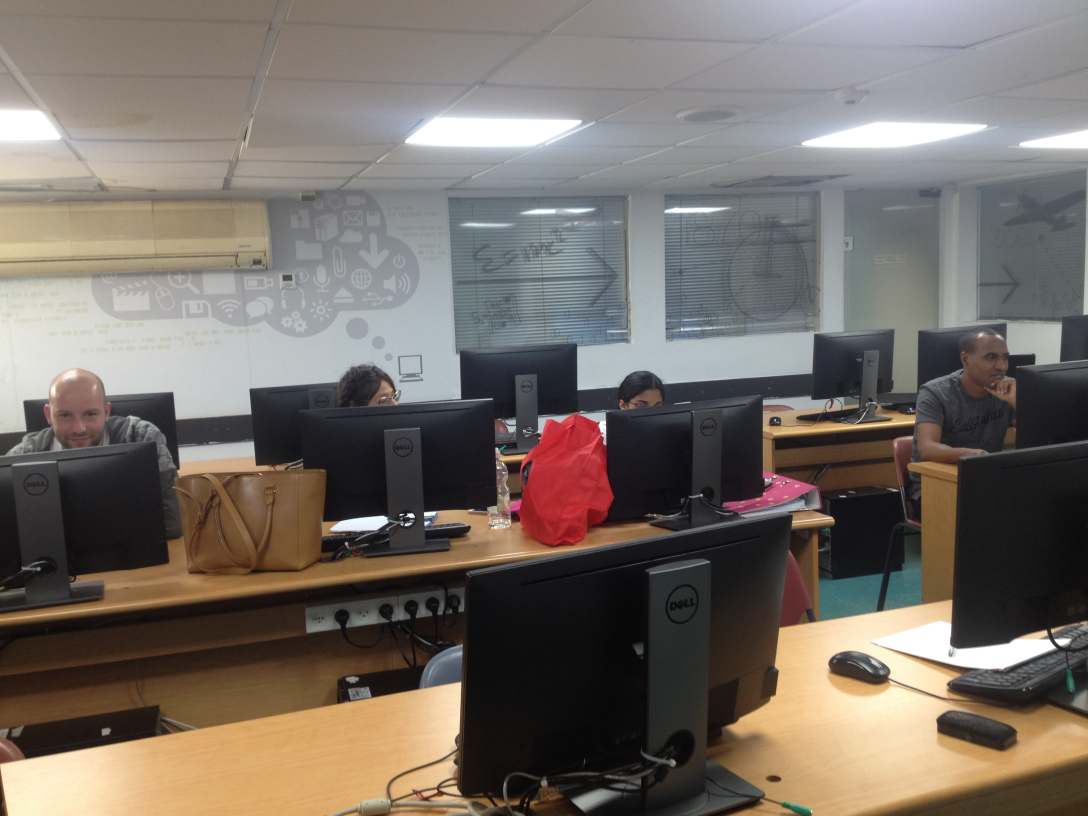
#> input picture IMG_7826.JPG, 3264 x 2448 px, found by its file name (shown at 1/3 size)
$ jupyter execute --allow-errors Week8.ipynb
#> lines starting #> are read from the running program, lines starting #| are printed output that depends on the picture
[cell 1]
import cv2
import numpy as np
from matplotlib import pyplot as plt

[cell 2]
img = cv2.imread('IMG_7826.jpg')
#> img is the input picture: shape (2448, 3264, 3); mean B, G, R 103.1, 110.3, 118.8
img = cv2.resize(img, (0, 0), fx=0.15, fy=0.15, interpolation=cv2.INTER_AREA)
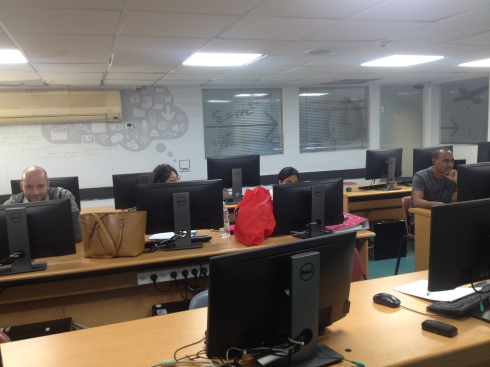
#> img: shape (367, 490, 3); mean B, G, R 103.1, 110.3, 118.7
img_gray = cv2.cvtColor(img, cv2.COLOR_BGR2GRAY)
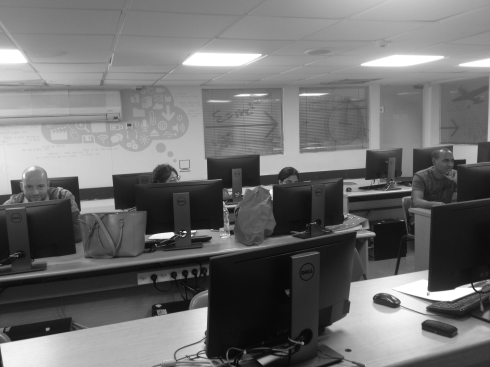
#> img_gray: shape (367, 490); min 7, max 255, mean 112

[cell 3]
img_gray_crop = img_gray[30:100,30:100].copy()
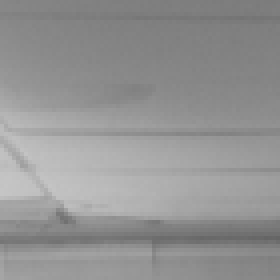
#> img_gray_crop: shape (70, 70) (shown 4 times larger); min 101, max 197, mean 147.5
hist = cv2.calcHist([img_gray_crop], [0], None, [256], [0, 256])
#> hist = 256 values, max 158 at index 132, min 0 at index 0, mean 19.14
hist = cv2.normalize(hist, hist)
#> hist = 256 values, max 0.249 at index 132, min 0 at index 0, mean 0.0302

[cell 4]
img_gray_blur_3 = cv2.blur(img_gray,(3,3))
img_gray_blur_5 = cv2.blur(img_gray,(5,5))
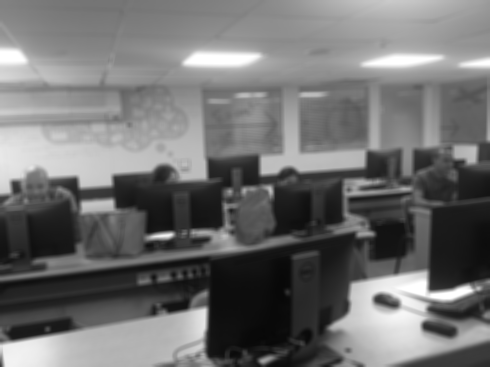
#> img_gray_blur_5: shape (367, 490); min 8, max 255, mean 112
img_gray_blur_10 = cv2.blur(img_gray,(10,10))
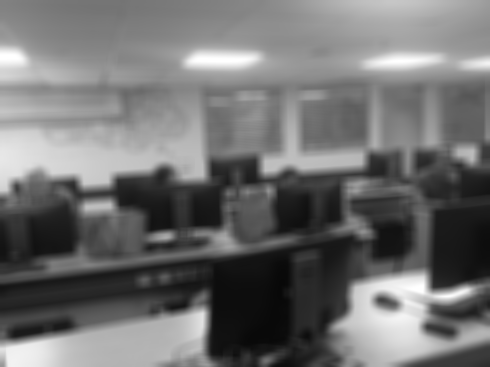
#> img_gray_blur_10: shape (367, 490); min 8, max 255, mean 112.1
img_gray_blur_50 = cv2.blur(img_gray,(50,50))
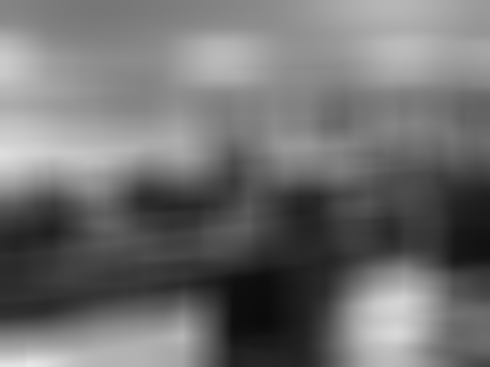
#> img_gray_blur_50: shape (367, 490); min 11, max 233, mean 112.1
img_gray_blur_100 = cv2.blur(img_gray,(100,100))
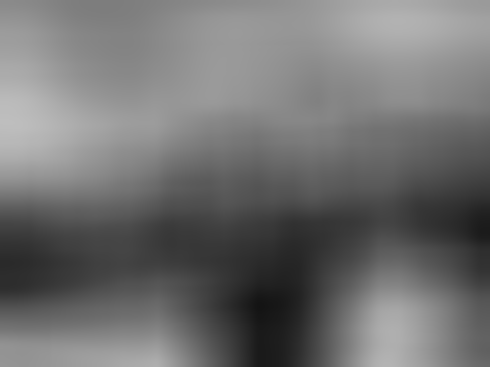
#> img_gray_blur_100: shape (367, 490); min 19, max 190, mean 112.1

[cell 5]
# show the images
fig, ax = plt.subplots(nrows=5, ncols=1, figsize=(20, 20))
ax[0].set_axis_off()
ax[0].set_title('img_gray_blur_3', fontsize=16, color="red")
ax[0].imshow(img_gray_blur_3, cmap='gray')

ax[1].set_axis_off()
ax[1].set_title('img_gray_blur_5', fontsize=16, color="red")
ax[1].imshow(img_gray_blur_5, cmap='gray')

ax[2].set_axis_off()
ax[2].set_title('img_gray_blur_10', fontsize=16, color="red")
ax[2].imshow(img_gray_blur_10, cmap='gray')

ax[3].set_axis_off()
ax[3].set_title('img_gray_blur_50', fontsize=16, color="red")
ax[3].imshow(img_gray_blur_50, cmap='gray')

ax[4].set_axis_off()
ax[4].set_title('img_gray_blur_100', fontsize=16, color="red")
ax[4].imshow(img_gray_blur_100, cmap='gray')

plt.show()

[cell 6]
# show the images
fig, (ax1, ax2) = plt.subplots(nrows=2, ncols=2, figsize=(20, 12))
ax1[0].set_axis_off()
ax1[0].set_title('Img', fontsize=16, color="red")
ax1[0].imshow(img_gray, cmap='gray')

ax1[1].set_axis_off()

ax2[0].set_axis_off()
ax2[0].set_title('Img Crop', fontsize=16, color="red")
ax2[0].imshow(img_gray_crop, cmap='gray')

ax2[1].set_title('Hist', fontsize=16, color="red")
ax2[1].plot(hist)

plt.show()
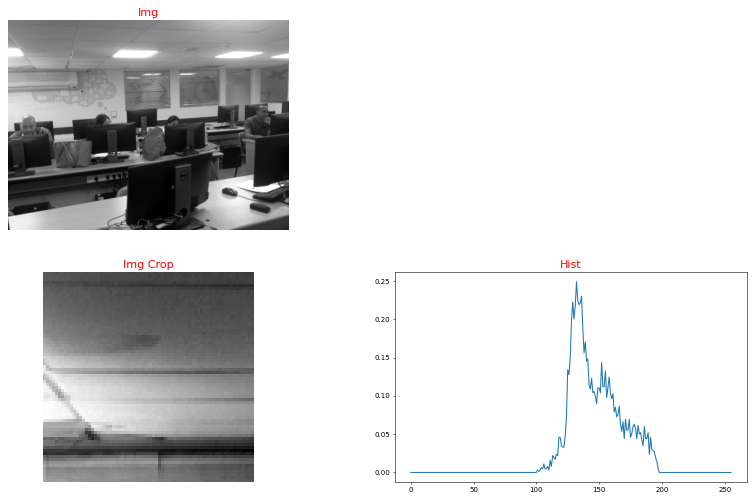
#> figure drawn by matplotlib, 3 panels; panel 3: curve peaks at x = 132, y = 0.249

[cell 7]
img_gray_geo = img_gray.copy()
img_gray_geo_log = np.log10(img_gray_geo)
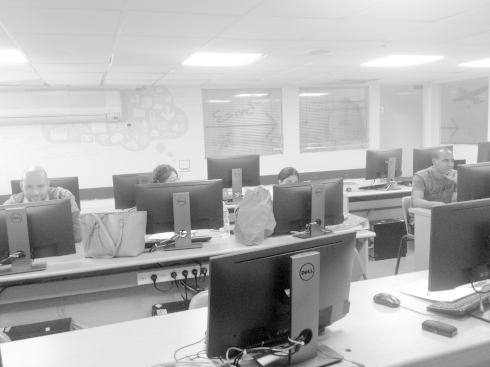
#> img_gray_geo_log: shape (367, 490) float16; min 0.845, max 2.41, mean 1.94; drawn with min black and max white

kernel = np.ones((5,5),np.float32)/25

dst = cv2.filter2D(img,-1,kernel)
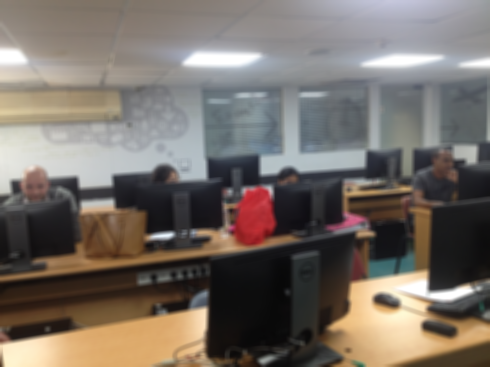
#> dst: shape (367, 490, 3); mean B, G, R 103.1, 110.3, 118.7

# img_gray_geo_log_blur_3 = 10 ** cv2.blur(img_gray_geo_log,(3,3))
#> (the rest of this cell did not finish here and is left out)

$ run again, with IMG_3815.JPG copied over IMG_7826.JPG
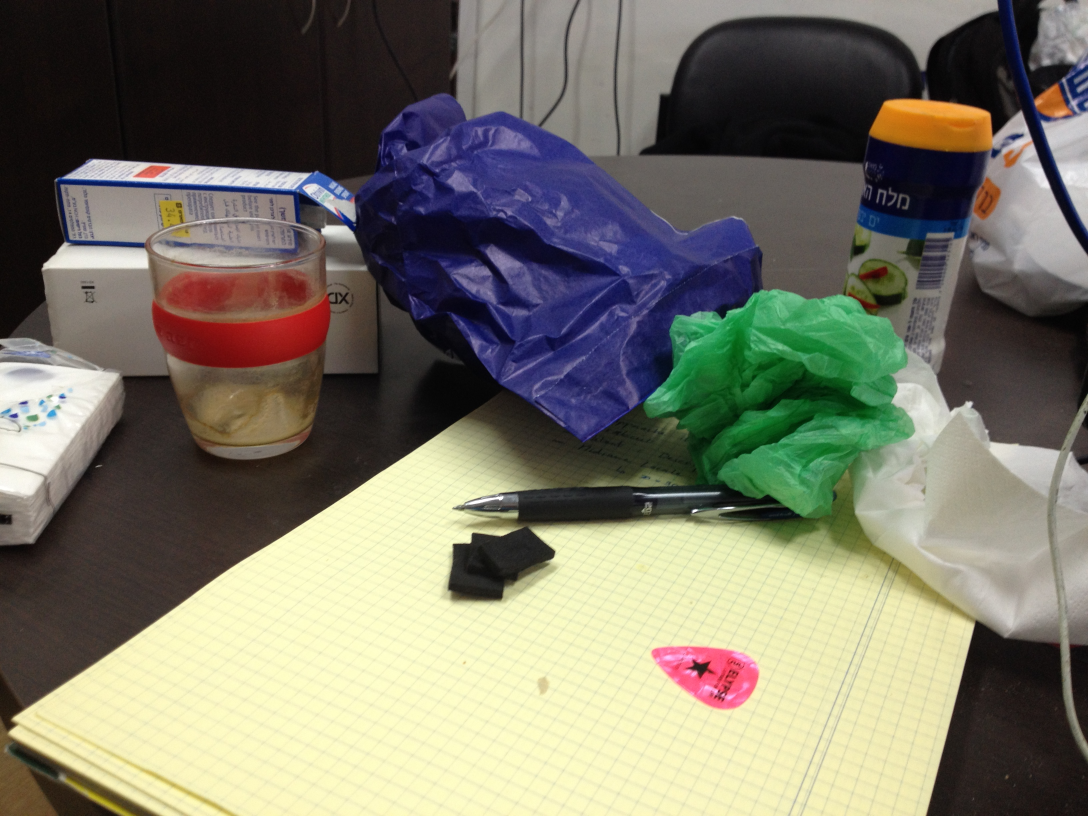
#> input picture IMG_3815.JPG, 3264 x 2448 px, found by its file name (shown at 1/3 size)
#> img is the input picture: shape (2448, 3264, 3); mean B, G, R 104.7, 119.6, 122
#> img: shape (367, 490, 3)
#> `hist = cv2.calcHist([img_gray_crop], [0], None, [256], [0, 256])`: hist = 256 values, max 920 at index 13, min 0 at index 0, mean 19.14
#> `hist = cv2.normalize(hist, hist)`: hist = 256 values, max 0.658 at index 13, min 0 at index 0, mean 0.0137
#> `dst = cv2.filter2D(img,-1,kernel)`:
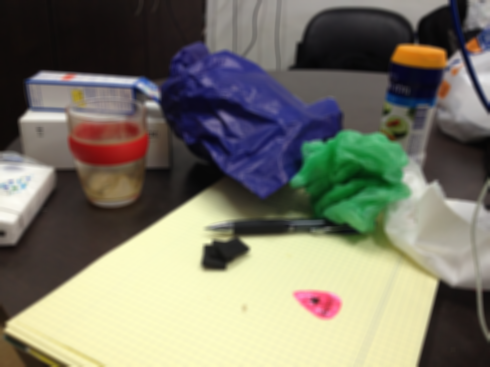
#> dst: shape (367, 490, 3); mean B, G, R 104.7, 119.6, 122
